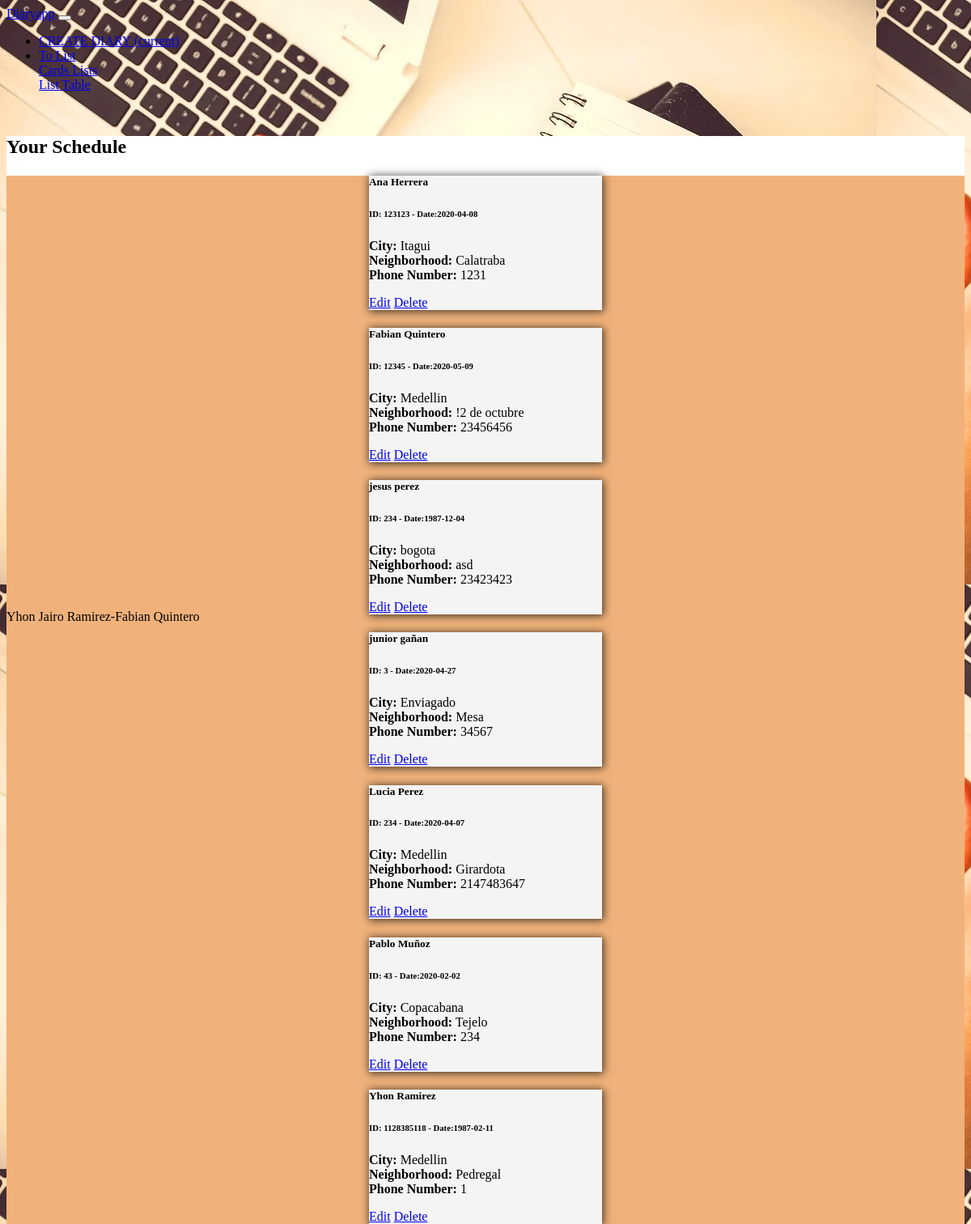
The page / on the database its author committed.
### tables this page shows
CREATE TABLE `diary` (
  `id` int(10) NOT NULL,
  `name` varchar(30) NOT NULL,
  `lastname` varchar(30) NOT NULL,
  `number_id` int(20) NOT NULL,
  `date_birth` date NOT NULL,
  `city_residence` varchar(30) NOT NULL,
  `district` varchar(30) NOT NULL,
  `number_mobile` int(10) NOT NULL
);

### index.php (the view)
<?php include_once('layouts/header.php'); ?>
<div class="row bg-dark text-white pt-2">
    <div class="col-sm-12 d-flex justify-content-center">
        <h2> <b>Your Schedule</b></h2>
    </div>
</div>
<div class="table-responsive" style="height: 500px">
<div style="background-color: #F0B27A;" >
    <div class="form-row text-center mb-4 pb-3 d-flex justify-content-center">
      <?php
      try {
        include_once('db_connection.php');
        $sql = "SELECT * FROM diary ORDER BY name";
        $result = $conn->query($sql);
        if ($result->num_rows > 0) {
          while ($row = $result->fetch_assoc()) {
            $rowCardTemplate = "
            <div class='row  m-2'>
            <div class='col-4'>
            <div class='card ' style='width: 18rem;'>
              <div class='card-body'>
                <h5 class='card-title'>{$row['name']} {$row['lastname']}</h5>
                <h6 class='card-subtitle mb-2 text-muted'>ID: {$row['number_id']} - Date:{$row['date_birth']}</h6>
                <p class='card-text'><b>City:</b> {$row['city_residence']} <br><b> Neighborhood:</b> {$row['district']} <br><b>Phone Number:</b> {$row['number_mobile']}</p>
                <div class='card-footer bg-transparent border-success'>
                <a href='edit_diary.php?id={$row['id']}' class='card-link'>Edit</a>
                <a href='delete_diary.php?id={$row['id']}' class='card-link text-danger'  onClick=\"javascript: return confirm('Please confirm deletion');\">Delete</a>
               </div>
              </div>
            </div>
           </div>
           </div>
        ";
            echo $rowCardTemplate;
          }
        }
      } catch (Exception $ex) {
        echo "Error";
      }
      ?>
    </div>
</div>
</div>
</div>
<?php include_once('layouts/footer.php'); ?>

### layouts/header.php (shortened to what this page needs)
<!DOCTYPE html>
<html lang="en">
<head>
</head>
<link rel="stylesheet" href="https://unpkg.com/bootstrap-material-design@4.1.1/dist/css/bootstrap-material-design.min.css">
<link rel="stylesheet" href="css/styles.css">
<body>
<nav class="navbar navbar-expand-lg navbar-dark bg-dark">
  <a class="navbar-brand" href="home.php">Diaryapp</a>
  <button class="navbar-toggler" type="button" data-toggle="collapse" data-target="#navbarSupportedContent" aria-controls="navbarSupportedContent" aria-expanded="false" aria-label="Toggle navigation">
  </button>
  <div class="collapse navbar-collapse" id="navbarSupportedContent">
    <ul class="navbar-nav mr-auto">
      <li class="nav-item active">
        <a class="nav-link" href="add_diary.php">CREATE DIARY <span class="sr-only">(current)</span></a>
      </li>
      <li class="nav-item dropdown ">
        <a class="nav-link dropdown-toggle" href="#" id="navbarDropdown" role="button" data-toggle="dropdown" aria-haspopup="true" aria-expanded="false">
          To List
        </a>
        <div class="dropdown-menu " aria-labelledby="navbarDropdown">
          <a class="dropdown-item " href="index.php">Cards Lists</a>
          <a class="dropdown-item" href="index2.php">List Table</a>
        </div>
      </li>
  </div>
</nav>
<br>
  <div class="container">

### layouts/footer.php (shortened to what this page needs)
<br><br>
<footer class="fixed-bottom bg-dark text-light text-center font-weight-bolder ">Yhon Jairo Ramirez-Fabian Quintero</footer>
</body>
</html>

### css/styles.css (style rules this page uses)
.container { background-color:white; }
body { background-color: rgb(208, 222, 233); background-image: url("img/1.jpg"); }
.card { position: relative; background-color: #f4f4f4; margin: 10px auto; height: 100%; box-shadow: 1px 1px 10px 1px rgba(0, 0, 0, 0.7); }
.card { height: 100%; }

### rows shown on the page
diary: name "Ana", lastname "Herrera", number "123123", date_birth "2020-04-08", city_residence "Itagui", district "Calatraba", number_mobile "1231"
diary: name "Fabian", lastname "Quintero", number "12345", date_birth "2020-05-09", city_residence "Medellin", district "!2 de octubre", number_mobile "23456456"
diary: name "jesus", lastname "perez", number "234", date_birth "1987-12-04", city_residence "bogota", district "asd", number_mobile "23423423"
diary: name "junior", lastname "gañan", number "3", date_birth "2020-04-27", city_residence "Enviagado", district "Mesa", number_mobile "34567"
diary: name "Lucia", lastname "Perez", number "234", date_birth "2020-04-07", city_residence "Medellin", district "Girardota", number_mobile "2147483647"
diary: name "Pablo", lastname "Muñoz", number "43", date_birth "2020-02-02", city_residence "Copacabana", district "Tejelo", number_mobile "234"
diary: name "Yhon", lastname "Ramirez", number "1128385118", date_birth "1987-02-11", city_residence "Medellin", district "Pedregal", number_mobile "1"
